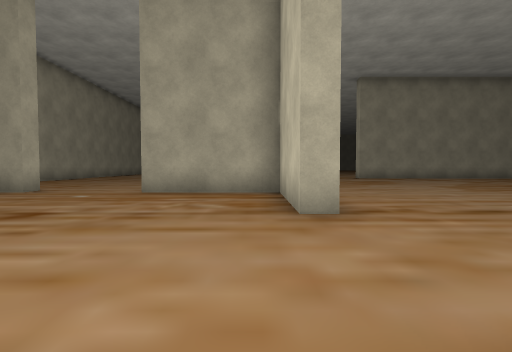
View 1 (above)

17 first-person views from a walk through a 3-D level made in the Unity game engine. The camera is 1.2 m above the floor, tilts 2° down and sees 85° across. The floor is counted in squares, 2 m on a side. Each view is taken from the middle of a square. On the plan, view 1 faces up. The plan holds only what a view shows up to about 9 squares ahead; the rest is blank. The place goes on beyond the plan. Some surface patterns are stand-ins.

View 2
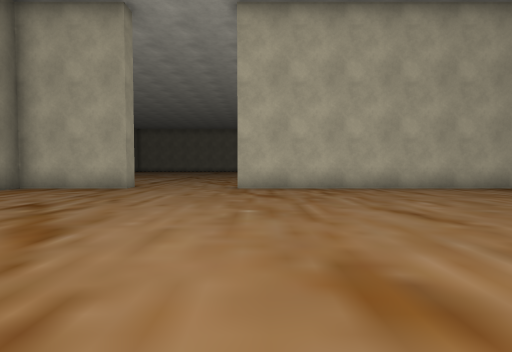

View 3
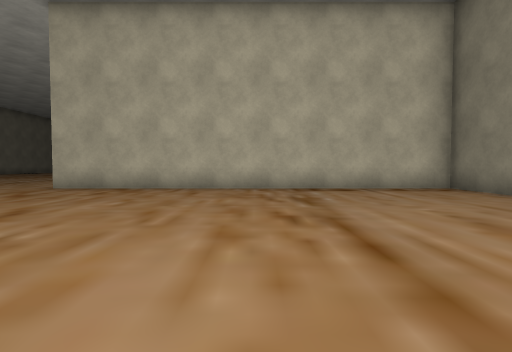

View 4
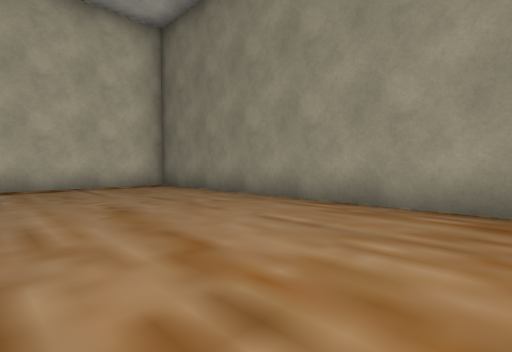

View 5
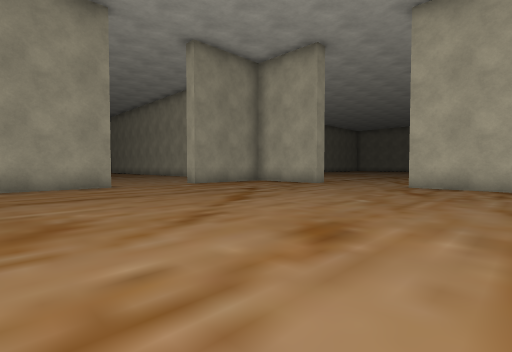

View 6
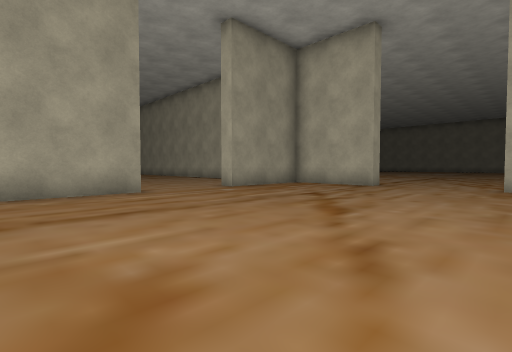

View 7
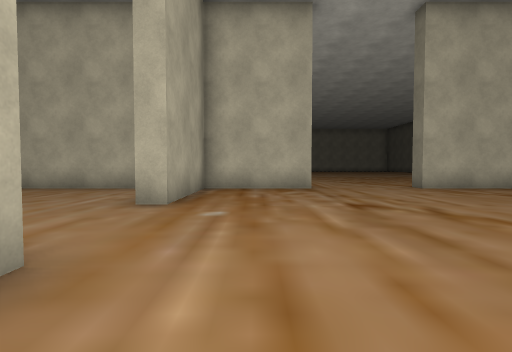

View 8
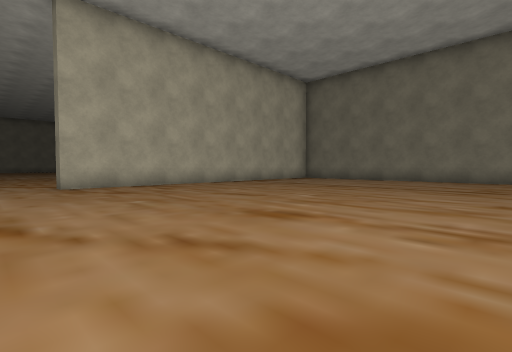

View 9
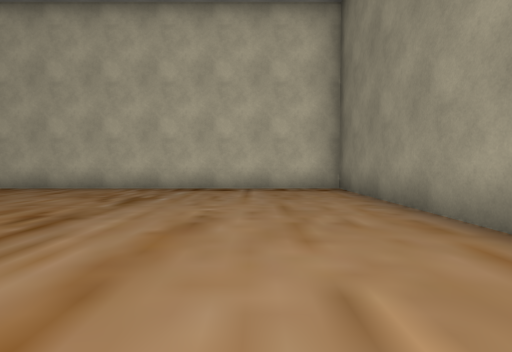

View 10
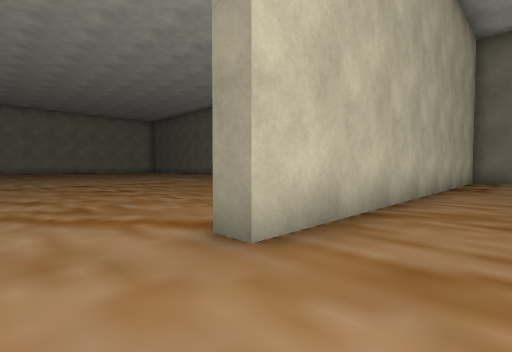

View 11
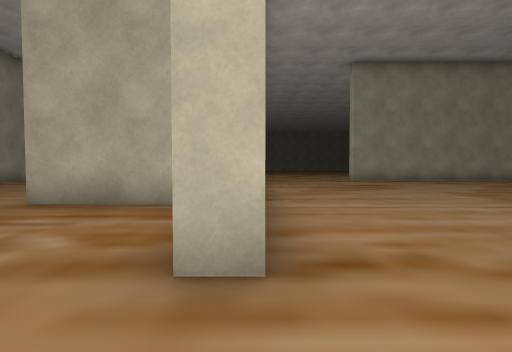

View 12
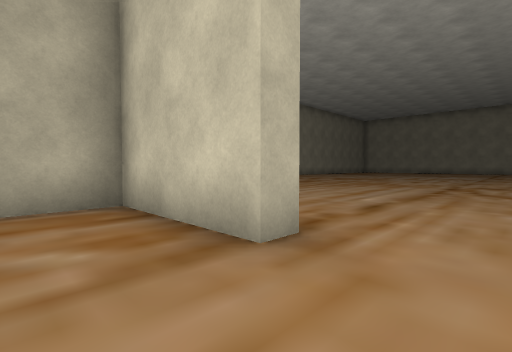

View 13
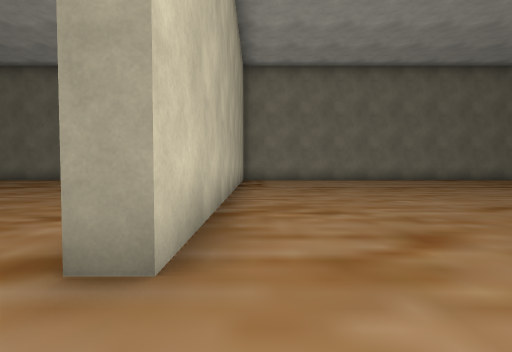

View 14
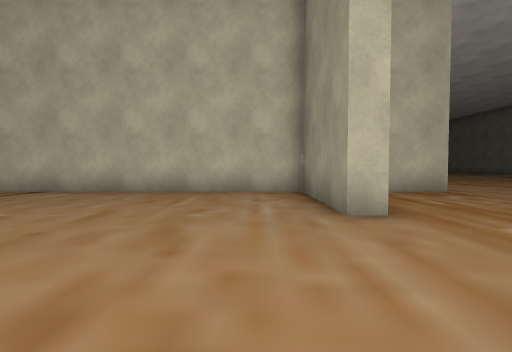

View 15
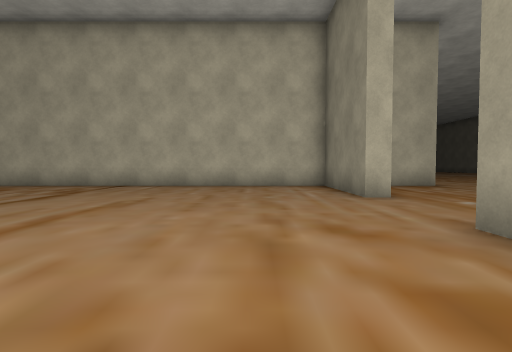

View 16
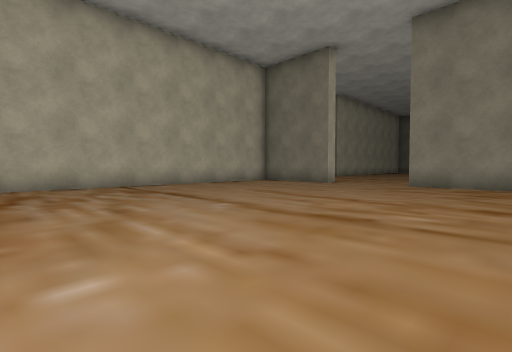

View 17
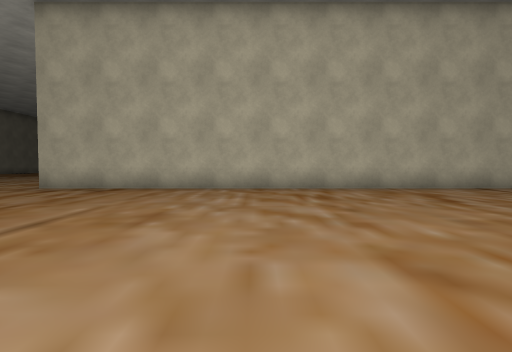

### Floor plan
Points are (right, up) in squares from view 1. A wall is a line through its corners. A room is listed if a view was taken in it or the views show most of it. See-through windows are left out.
Room 1 (views 1, 2, 3, 4, 5, 6, 7, 8, 9, 10, 12, 13)
walls: (0.5, 3.5) (0.5, 6.4) (-2.6, 6.4); (-5.3, 6.4) (-7.8, 6.4); (-7.9, -10.3) (0.5, -10.3) (0.5, 0.5)
ways out: opening at (0.7, 2) to room 2; opening at (-4, 7) to room 3
Room 2 (view 11)
walls: (1.1, 3.5) (0.5, 3.5); (0.5, 0.5) (1.1, 0.5)
ways out: opening at (0.7, 2) to room 1
Room 3 (views 14, 15, 16, 17)
walls: (-2.6, 6.4) (-2.6, 6.9) (0.5, 6.9) (0.5, 24.9); (-7.6, 6.9) (-5.3, 6.9) (-5.3, 6.4)
ways out: opening at (-4, 7) to room 1

Where each view was taken, in squares from view 1:
view 1: 0 up, 0 right, facing up
view 2: 0 up, 7 left, facing right
view 3: 5 down, 7 left, facing right
view 4: 6 down, 8 left, facing down-right
view 5: 2 down, 8 left, facing up-right
view 6: 0 up, 8 left, facing up-right
view 7: 5 up, 7 left, facing right
view 8: 2 up, 8 left, facing down-right
view 9: 8 down, 7 left, facing right
view 10: 2 up, 1 left, facing down-right
view 11: 2 up, 1 right, facing up
view 12: 2 up, 1 left, facing up-right
view 13: 2 up, 0 right, facing down
view 14: 8 up, 6 left, facing right
view 15: 9 up, 8 left, facing right
view 16: 16 up, 8 left, facing down-right
view 17: 19 up, 7 left, facing right
